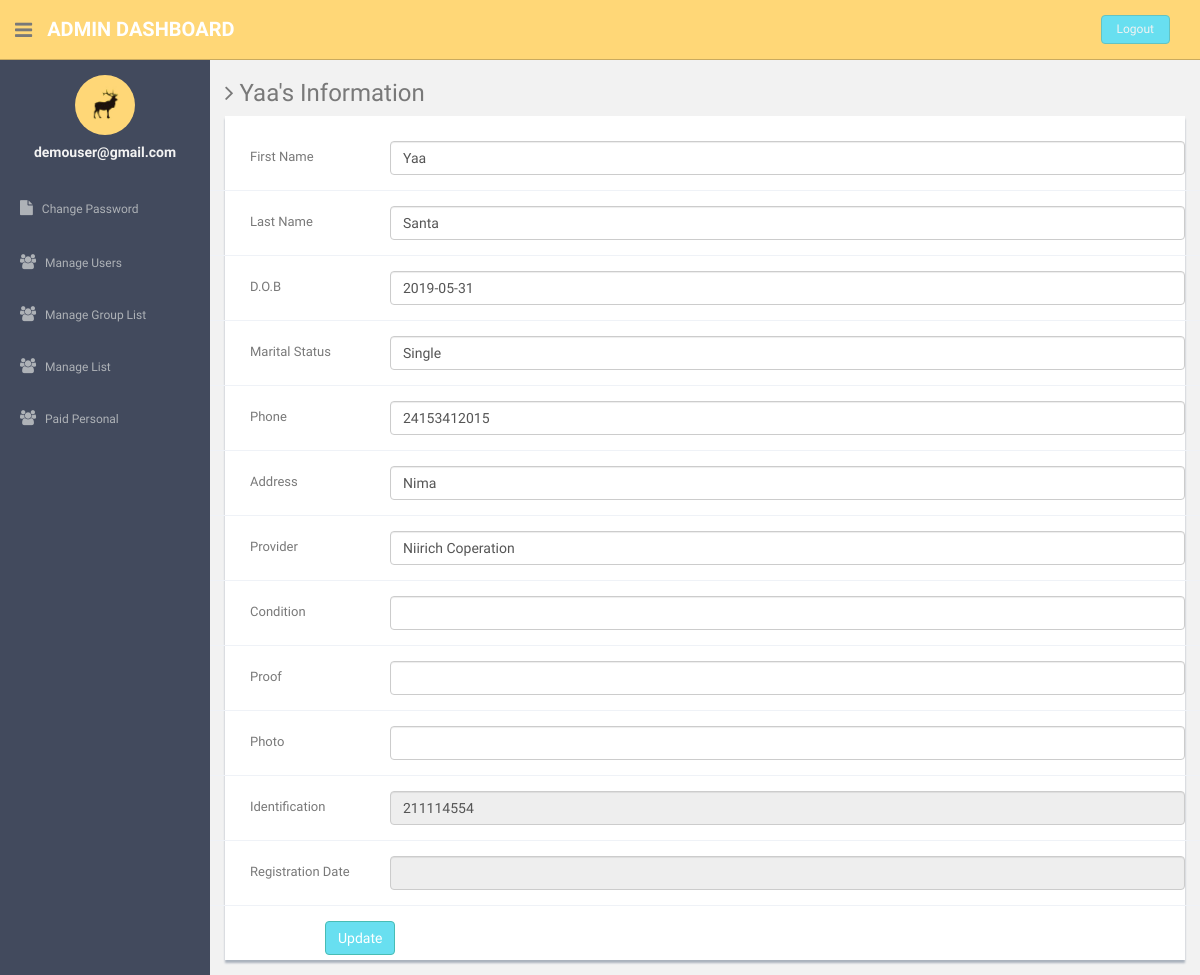
The app's page /admin/update-exempt.php?uid=1 (signed in) with its own data.
### tables this page shows
CREATE TABLE IF NOT EXISTS `group_list` (
  `id` int(11) NOT NULL,
  `First_name` text NOT NULL,
  `Last_name` text NOT NULL,
  `D.O.B` date NOT NULL,
  `Marital_status` text NOT NULL,
  `Phone` text NOT NULL,
  `Address` varchar(80) NOT NULL,
  `Primary_provider` varchar(80) NOT NULL,
  `Proof_of_condition` text NOT NULL,
  `Proof` text NOT NULL,
  `Photo` varchar(30) NOT NULL,
  `Identification` varchar(30) NOT NULL,
  `Reg.Date` varchar(15) NOT NULL,
  PRIMARY KEY (`id`)
);

### admin/update-exempt.php (the view, shortened to what this page needs)
<?php
include'dbconnection.php';
?>
<!DOCTYPE html>
<html lang="en">
  <head>
    <link href="assets/css/bootstrap.css" rel="stylesheet">
    <link href="assets/font-awesome/css/font-awesome.css" rel="stylesheet" />
    <link href="assets/css/style.css" rel="stylesheet">
    <link href="assets/css/style-responsive.css" rel="stylesheet">
  </head>
  <body>
  <section id="container" >
      <header class="header black-bg">
              <div class="sidebar-toggle-box">
                  <div class="fa fa-bars tooltips" data-placement="right" data-original-title="Toggle Navigation"></div>
              </div>
            <a href="#" class="logo"><b>Admin Dashboard</b></a>
            <div class="top-menu">
            	<ul class="nav pull-right top-menu">
                    <li><a class="logout" href="logout.php">Logout</a></li>
            	</ul>
            </div>
        </header>
      <aside>
          <div id="sidebar"  class="nav-collapse ">
              <ul class="sidebar-menu" id="nav-accordion">
              	  <p class="centered"><a href="#"><img src="assets/img/ui-sam.jpg" class="img-circle" width="60"></a></p>
              	  <h5 class="centered"><?php echo $_SESSION['login'];?></h5>
                  <li class="mt">
                      <a href="change-password.php">
                          <i class="fa fa-file"></i>
                          <span>Change Password</span>
                      </a>
                  </li>
                  <li class="sub-menu">
                      <a href="manage-users.php" >
                          <i class="fa fa-users"></i>
                          <span>Manage Users</span>
                      </a>
                  </li>
                  <li class="sub-menu">
                      <a href="manage-exempt.php">
                          <i class="fa fa-users"></i>
                          <span>Manage Group List</span>
                      </a>
                  </li>
                  <li class="sub-menu">
                      <a href="manage-list.php">
                          <i class="fa fa-users"></i>
                          <span>Manage List</span>
                      </a>
                  </li>
                  <li class="sub-menu">
                      <a href="paid-list.php">
                          <i class="fa fa-users"></i>
                          <span>Paid Personal</span>
                      </a>
                  </li>
              </ul>
          </div>
      </aside>
      <?php $ret=mysqli_query($con,"select * from group_list where id='".$_GET['uid']."'");
	  while($row=mysqli_fetch_array($ret))
	  {?>
      <section id="main-content">
          <section class="wrapper">
          	<h3><i class="fa fa-angle-right"></i> <?php echo $row['First_name'];?>'s Information</h3>
				<div class="row">
                  <div class="col-md-12">
                      <div class="content-panel">
                           <form class="form-horizontal style-form" name="form1" method="post" action="" onSubmit="return valid();">
                          <div class="form-group">
                              <label class="col-sm-2 col-sm-2 control-label" style="padding-left:40px;">First Name </label>
                              <div class="col-sm-10">
                                  <input type="text" class="form-control" name="fname" value="<?php echo $row['First_name'];?>" >
                              </div>
                          </div>
                              <div class="form-group">
                              <label class="col-sm-2 col-sm-2 control-label" style="padding-left:40px;">Last Name</label>
                              <div class="col-sm-10">
                                  <input type="text" class="form-control" name="lname" value="<?php echo $row['Last_name'];?>" >
                              </div>
                          </div>
                          <div class="form-group">
                              <label class="col-sm-2 col-sm-2 control-label" style="padding-left:40px;">D.O.B</label>
                              <div class="col-sm-10">
                                  <input type="text" class="form-control" name="dob" value="<?php echo $row['D.O.B'];?>" >
                              </div>
                          </div>
                          <div class="form-group">
                              <label class="col-sm-2 col-sm-2 control-label" style="padding-left:40px;">Marital Status</label>
                              <div class="col-sm-10">
                                  <input type="text" class="form-control" name="marital" value="<?php echo $row['Marital_status'];?>" >
                              </div>
                          </div>
                          <div class="form-group">
                              <label class="col-sm-2 col-sm-2 control-label" style="padding-left:40px;">Phone</label>
                              <div class="col-sm-10">
                                  <input type="text" class="form-control" name="phone" value="<?php echo $row['Phone'];?>" >
                              </div>
                          </div>
                          <div class="form-group">
                              <label class="col-sm-2 col-sm-2 control-label" style="padding-left:40px;">Address</label>
                              <div class="col-sm-10">
                                  <input type="text" class="form-control" name="raddress" value="<?php echo $row['Address'];?>" >
                              </div>
                          </div>
                          <div class="form-group">
                              <label class="col-sm-2 col-sm-2 control-label" style="padding-left:40px;">Provider</label>
                              <div class="col-sm-10">
                                  <input type="text" class="form-control" name="provider" value="<?php echo $row['Primary_provider'];?>" >
                              </div>
                          </div>
                          <div class="form-group">
                              <label class="col-sm-2 col-sm-2 control-label" style="padding-left:40px;">Condition</label>
                              <div class="col-sm-10">
                                  <input type="text" class="form-control" name="condition" value="<?php echo $row['Proof_of_condition'];?>" >
                              </div>
                          </div>
                          <div class="form-group">
                              <label class="col-sm-2 col-sm-2 control-label" style="padding-left:40px;">Proof</label>
                              <div class="col-sm-10">
                                  <input type="text" class="form-control" name="proof" value="<?php echo $row['Proof'];?>" >
                              </div>
                          </div>
                          <div class="form-group">
                              <label class="col-sm-2 col-sm-2 control-label" style="padding-left:40px;">Photo</label>
                              <div class="col-sm-10">
                                  <input type="text" class="form-control" name="photo" value="<?php echo $row['Photo'];?>" >
                              </div>
                          </div>
                              <div class="form-group">
                              <label class="col-sm-2 col-sm-2 control-label" style="padding-left:40px;">Identification</label>
                              <div class="col-sm-10">
                                  <input type="text" class="form-control" name="photo1" value="<?php echo $row['Identification'];?>" readonly >
                              </div>
                          </div>
                            <div class="form-group">
                              <label class="col-sm-2 col-sm-2 control-label" style="padding-left:40px;">Registration Date </label>
                              <div class="col-sm-10">
                                  <input type="text" class="form-control" name="" value="<?php echo $row['Reg.Date'];?>" readonly >
                              </div>
                          </div>
                          <div style="margin-left:100px;">
                          <input type="submit" name="Submit" value="Update" class="btn btn-theme"></div>
                          </form>
                      </div>
                  </div>
              </div>
		</section>
        <?php } ?>
      </section></section>
  </body>
</html>

### admin/assets/css/style.css (style rules this page uses)
body { color: #797979; background: #f2f2f2; font-family: 'Ruda', sans-serif; padding: 0px !important; margin: 0px !important; font-size:13px; }
ul li { list-style: none; }
a, a:hover, a:focus { text-decoration: none; outline: none; }
#container { width: 100%; height: 100%; }
.btn-theme { color: #fff; background-color: #68dff0; border-color: #48bcb4; }
.centered { text-align: center; }
.mt { margin-top: 25px; }
ul.top-menu > li > .logout { color: #f2f2f2; font-size: 12px; border-radius: 4px; -webkit-border-radius: 4px; border: 1px solid #64c3c2 !important; padding: 5px 15px; margin-right: 15px; background: #68dff0; margin-top: 15px; }
#sidebar { width: 210px; height: 100%; position: fixed; background: #424a5d; }
#sidebar h5 { color: #f2f2f2; font-weight: 700; }
#sidebar ul li { position: relative; }
ul.sidebar-menu , ul.sidebar-menu li ul.sub { margin: -2px 0 0; padding: 0; }
ul.sidebar-menu { margin-top: 75px; }
ul.sidebar-menu li { margin-bottom: 5px; margin-left:10px; margin-right:10px; }
ul.sidebar-menu li.sub-menu { line-height: 15px; }
ul.sidebar-menu li a span { display: inline-block; }
ul.sidebar-menu li a { color: #aeb2b7; text-decoration: none; display: block; padding: 15px 0 15px 10px; font-size: 12px; outline: none; -webkit-transition: all 0.3s ease; -moz-transition: all 0.3s ease; -o-transition: all 0.3s ease; -ms-transition: all 0.3s ease; transition: all 0.3s ease; }
ul.sidebar-menu li a i { font-size: 15px; padding-right: 6px; }
#main-content { margin-left: 210px; }
.header, .footer { min-height: 60px; padding: 0 15px; }
.header { position: fixed; left: 0; right: 0; z-index: 1002; }
.black-bg { background: #ffd777; border-bottom: 1px solid #c9aa5f; }
.wrapper { display: inline-block; margin-top: 60px; padding-left: 15px; padding-right: 15px; padding-bottom: 15px; padding-top: 0px; width: 100%; }
a.logo { font-size: 20px; color: #ffffff; float: left; margin-top: 15px; text-transform: uppercase; }
a.logo b { font-weight: 900; }
#top_menu .nav > li, ul.top-menu > li { float: left; }
ul.top-menu > li > a { color: #666666; font-size: 16px; border-radius: 4px; -webkit-border-radius: 4px; border:1px solid #666666 !important; padding: 2px 6px; margin-right: 15px; }
.sidebar-toggle-box { float: left; padding-right: 15px; margin-top: 20px; }
.sidebar-toggle-box .fa-bars { cursor: pointer; display: inline-block; font-size: 20px; }
.content-panel { background: #ffffff; box-shadow: 0px 3px 2px #aab2bd; padding-top: 15px; padding-bottom: 5px; }
label { font-weight: 400; }
.form-horizontal.style-form .form-group { border-bottom: 1px solid #eff2f7; padding-bottom: 15px; margin-bottom: 15px; }
@media (min-width: 768px) { .form-horizontal .control-label { text-align: left; } }

### records on screen
group_list: First_name "Yaa", fname "Yaa", lname "Santa", dob "2019-05-31", marital "Single", phone "24153412015", raddress "Nima", provider "Niirich Coperation", photo1 "211114554"

### other values on screen
$_SESSION['login'] "demouser@gmail.com"
